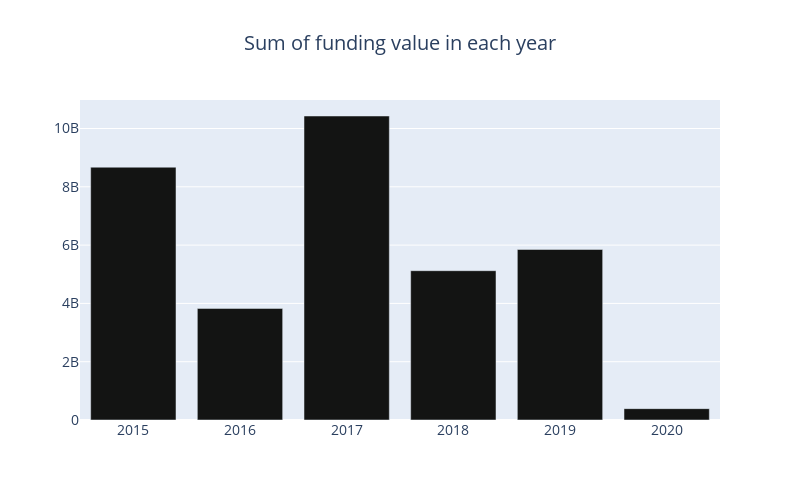

Notebook code for this chart:
### Code cell
trace = go.Bar(
    x=cnt_srs.index,
    y=cnt_srs.values,
    marker=dict(
        color="#131413"
    )
)

layout = go.Layout(
    title=go.layout.Title(
        text="Sum of funding value in each year",
        x=0.5
    ),
    font=dict(size=14),
    width=800,
    height=500
)

data = [trace]
fig = go.Figure(data=data, layout=layout)
py.iplot(fig, filename="funding")

### Figure 1 — Plotly figure (JSON) as saved in the notebook; plotly's stock layout.template omitted (floating-point values rounded to 4 significant figures)
{"data": [{"marker": {"color": "#131413"}, "type": "bar", "x": [2015, 2016, 2017, 2018, 2019, 2020], "y": [8673018372, 3828088608, 10429309730, 5122367370, 5851000000.0, 390207254]}], "layout": {"font": {"size": 14}, "height": 500, "title": {"text": "Sum of funding value in each year", "x": 0.5}, "width": 800}}
